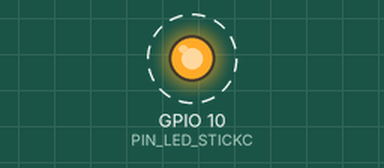
Simulated run of this sketch. Board: ESP32-S3. Shown: output pins drawn as LEDs (lit = HIGH). Dashed ring = blinking. I2S audio is not simulated (input reads silence); what the sketch prints to the serial monitor is not drawn. At 2.5 s the program stops and its outputs stay as they are.

Above: at 0.2 s.
Timing chart, 0 to 3.0 s (numbered marks = the images above):
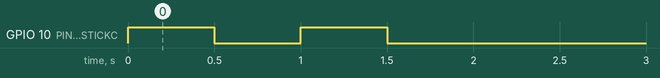

Measured:
- by itself, GPIO 10 (PIN_LED_STICKC): alternates HIGH for 0.50 s and LOW for 0.50 s, 4 changes in all, then stays LOW

The sketch:

11_01_M5pdmMic_rec.ino
```cpp
// 1sec audio sampling
// standard output 16bit wave stream
// processor : esp32
// IDE : arduino
// device : SPM0405HD4H  https://akizukidenshi.com/download/SPM0405HD4H.pdf
// ref to

#include "driver/i2s.h" //https://github.com/espressif/arduino-esp32/blob/master/tools/sdk/include/driver/driver/i2s.h

// pin config
#define PIN_I2S_BCLK -1
#define PIN_I2S_WS 0
#define PIN_I2S_DIN 34

//#define STATE_N_L_R_PULL_DOWN 0 //no offset , mono:  PullUp = 0, PullDown=1
//#define N_BYTE_STEP_LR (STATE_N_L_R_PULL_DOWN*4)

// sampling info
#define HZ_SAMPLE_RATE 44100
#define N_SEC_REC  1  // second
// hardware and software parameter
#define N_SAMPLE_IN_MILLI_SEC 44
#define N_ITTER_READ_BUF  (N_SEC_REC * N_SAMPLE_IN_MILLI_SEC )
#define N_LEN_BUF_2BYTE 1000
//#define N_BYTES_STRACT_PAR_SAMPLE 8
//#define N_BYTES_STRACT_PAR_SAMPLE 4
#define N_BYTES_STRACT_PAR_SAMPLE 2
#define N_LEN_BUF_ALL_BYTES  (N_LEN_BUF_2BYTE*N_BYTES_STRACT_PAR_SAMPLE)
#define N_SKIP_SAMPLES (11*2)
#define N_BUF_SIDE 2

char gi8BufAll[N_BUF_SIDE][N_LEN_BUF_ALL_BYTES];
int16_t gi16strmData[N_ITTER_READ_BUF*N_LEN_BUF_2BYTE];
volatile uint8_t gui8Side = 0;
volatile uint8_t gui8flagReadDone = 0;
xTaskHandle gxHandle;

void I2S_Init(void) {
  esp_err_t erResult = ESP_OK;
  i2s_config_t i2s_config = {
    .mode = (i2s_mode_t)(I2S_MODE_MASTER | I2S_MODE_RX| I2S_MODE_PDM),
    .sample_rate = HZ_SAMPLE_RATE,

    .bits_per_sample = I2S_BITS_PER_SAMPLE_16BIT,
    .channel_format = I2S_CHANNEL_FMT_ALL_RIGHT,
    .communication_format = I2S_COMM_FORMAT_I2S ,
    .intr_alloc_flags = ESP_INTR_FLAG_LEVEL1,
    .dma_buf_count = 2,
    .dma_buf_len = 128,
    .use_apll = false
  };
  erResult = i2s_driver_install(I2S_NUM_0, &i2s_config, 0, NULL);

  i2s_pin_config_t pin_config;
  pin_config.bck_io_num = I2S_PIN_NO_CHANGE;
  pin_config.ws_io_num = PIN_I2S_WS;
  pin_config.data_out_num = I2S_PIN_NO_CHANGE;
  pin_config.data_in_num = PIN_I2S_DIN;

  erResult = i2s_set_pin(I2S_NUM_0, &pin_config);

  erResult = i2s_set_clk(I2S_NUM_0, HZ_SAMPLE_RATE, I2S_BITS_PER_SAMPLE_16BIT, I2S_CHANNEL_MONO);
}

void skipNoisySound(){
  size_t uiGotLen=0;
  for (int j = 0; j < N_SKIP_SAMPLES ; j++)
  {
    i2s_read(I2S_NUM_0, (char *)gi8BufAll[0], N_LEN_BUF_ALL_BYTES, &uiGotLen,portMAX_DELAY);
  }
}

void taskI2sReading(void *arg){
  size_t uiGotLen=0;
  while(1){
    esp_err_t erReturns = i2s_read(I2S_NUM_0, (char *)gi8BufAll[gui8Side], N_LEN_BUF_ALL_BYTES, &uiGotLen, portMAX_DELAY);
    gui8Side = (gui8Side+1)&1;
    gui8flagReadDone =1;
  }
}


void getData(){
  int32_t tmp32=0;
  int16_t tmp16=0;
  size_t uiGotLen=0;
  esp_err_t erReturns;
  //uint32_t * ptmp32;
  uint16_t * ptmp16;

  //dummy for wakeup
  skipNoisySound();

  uint8_t ui8Side = 0;
  gui8flagReadDone =0;
  //erReturns = i2s_read(I2S_NUM_0, (char *)gi8BufAll[ui8Side], N_LEN_BUF_ALL_BYTES, &uiGotLen,portMAX_DELAY);
  xTaskCreate(taskI2sReading, "taskI2sReading", 2048, NULL, 1, &gxHandle);

  for (int j = 0; j < N_ITTER_READ_BUF ; j++)
  {
    while(gui8flagReadDone==0){}
    gui8flagReadDone =0;
    ui8Side = (gui8Side+1)&1;
    ptmp16 = (uint16_t *)&gi8BufAll[ui8Side][0];
    for (int i = 0; i < N_LEN_BUF_2BYTE ; i++) {
      tmp16 = ((int16_t)(ptmp16[i]));
      gi16strmData[i + N_LEN_BUF_2BYTE*j] = tmp16;
    } // i
    //ui8Side = (ui8Side+1)&1;

    // I2S : https://docs.espressif.com/projects/esp-idf/en/v3.3/api-reference/peripherals/i2s.html
    //erReturns = i2s_read(I2S_NUM_0, (char *)gi8BufAll[ui8Side], N_LEN_BUF_ALL_BYTES, &uiGotLen,portMAX_DELAY);
    //erReturns must be ESP_OK  //https://docs.espressif.com/projects/esp-idf/en/v3.3/api-reference/system/esp_err.html
    //uiGotLen must be == N_LEN_BUF_ALL_BYTES

  } // j

  vTaskDelete(gxHandle);
  Serial.print(uiGotLen);
  Serial.print(" , ");
  Serial.print(erReturns);
  Serial.println("");
}

void stdoutStrm(){
  for (int j = 0; j < N_ITTER_READ_BUF*N_LEN_BUF_2BYTE ; j++)
  {
    Serial.println(gi16strmData[j]);
  }
}
#define PIN_LED_STICKC 10
void setup() {
  // put your setup code here, to run once:
  Serial.begin(115200);
  Serial.println("---start---");
  Serial.flush();
  I2S_Init();
  //skipNoisySound();
  pinMode(PIN_LED_STICKC,OUTPUT);
  digitalWrite(PIN_LED_STICKC,1);delay(500);digitalWrite(PIN_LED_STICKC,0);delay(500);
  digitalWrite(PIN_LED_STICKC,1);delay(500);digitalWrite(PIN_LED_STICKC,0);delay(500);
  getData();
  Serial.println("---rec done---");
  digitalWrite(PIN_LED_STICKC,1);delay(500);digitalWrite(PIN_LED_STICKC,0);delay(500);
  digitalWrite(PIN_LED_STICKC,1);delay(500);digitalWrite(PIN_LED_STICKC,0);delay(500);
  stdoutStrm();
  Serial.println("---done---");
}

void loop() {
  // put your main code here, to run repeatedly:
  digitalWrite(PIN_LED_STICKC,1);delay(1900);digitalWrite(PIN_LED_STICKC,0);delay(100);
}
```
